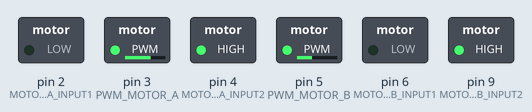
The sketch below on a simulated Arduino Uno, built with avr-gcc and run on an emulated ATmega328P. Shown: switched loads named in the sketch (green lamp = pin HIGH).

Above: at 0.05 s.
At 1.65 s:
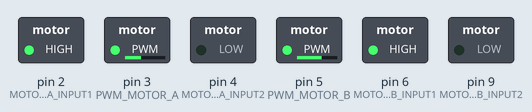
At 3.3 s:
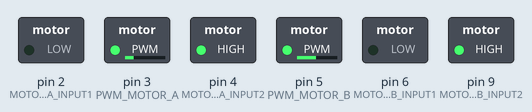
Timing chart, 0 to 7.6 s (numbered marks = the images above):
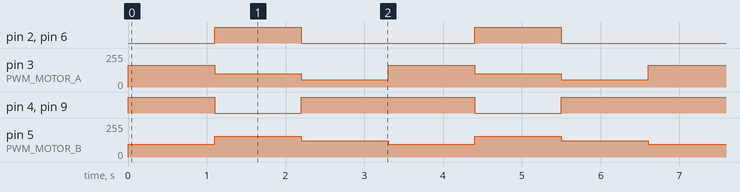

The sketch:

motorTest.ino
```cpp
const int PWM_MOTOR_A = 3; //PWMA
const int PWM_MOTOR_B = 5; //PWMB

const int MOTOR_A_INPUT1 = 2; // AI1
const int MOTOR_A_INPUT2 = 4; // AI2
const int MOTOR_B_INPUT1 = 6; // BI1
const int MOTOR_B_INPUT2 = 9; // BI2

//This are the constant values for the JOYSTICK DEADZONE
//This should be costumized as per the TEAMS preference
const int SIDE_DEADZONE = 100;
const int UP_DEADZONE = 100;
const int DOWN_DEADZONE = 100;

//value reading when the deadzone is at the origin
const int ORIGIN = 512;
const int MAX_DIST = 1024;

void move(int x, int y){

  int power_opposite_side, power_turning_side;
  float motor_power, steer;

  //power of the motor will be determined by the distance bewteen joystick and origin
  motor_power = sqrt(pow((x - ORIGIN),2) + pow((y - ORIGIN),2));
  steer = sqrt(pow((x - ORIGIN),2));

  //MISTAKE HERE UPDATE NEEDED
  power_opposite_side = (int)(motor_power*(((steer/MAX_DIST)+1)/2));
  power_turning_side = (int)(motor_power*(((steer/MAX_DIST)-1)/2));


  if(y > ORIGIN + UP_DEADZONE){

    //adjust to move forward
    digitalWrite(MOTOR_A_INPUT1,LOW);
    digitalWrite(MOTOR_A_INPUT2,HIGH);

    digitalWrite(MOTOR_B_INPUT1,LOW);
    digitalWrite(MOTOR_B_INPUT2,HIGH);

    if(x > ORIGIN + SIDE_DEADZONE){

      analogWrite(PWM_MOTOR_A, power_opposite_side);
      analogWrite(PWM_MOTOR_B, power_turning_side);

    } else {

      analogWrite(PWM_MOTOR_A, power_turning_side);
      analogWrite(PWM_MOTOR_B, power_opposite_side);

    }

  }
  else if(y < ORIGIN - DOWN_DEADZONE){
    //adjust to move backward
    digitalWrite(MOTOR_A_INPUT2,LOW);
    digitalWrite(MOTOR_A_INPUT1,HIGH);

    digitalWrite(MOTOR_B_INPUT2,LOW);
    digitalWrite(MOTOR_B_INPUT1,HIGH);

    if(x > ORIGIN + SIDE_DEADZONE){

      analogWrite(PWM_MOTOR_A, power_opposite_side);
      analogWrite(PWM_MOTOR_B, power_turning_side);

    } else {

      analogWrite(PWM_MOTOR_A, power_turning_side);
      analogWrite(PWM_MOTOR_B, power_opposite_side);

    }
  }

  delay(100);

}


void setup() {
  Serial.begin(9600);

  pinMode(PWM_MOTOR_A, OUTPUT);
  pinMode(PWM_MOTOR_B, OUTPUT);


  pinMode(MOTOR_A_INPUT1, OUTPUT);
  pinMode(MOTOR_A_INPUT2, OUTPUT);

  pinMode(MOTOR_B_INPUT1, OUTPUT);
  pinMode(MOTOR_B_INPUT2, OUTPUT);


  digitalWrite(MOTOR_A_INPUT1, LOW);
  digitalWrite(MOTOR_A_INPUT2, LOW);

  digitalWrite(MOTOR_B_INPUT1, LOW);
  digitalWrite(MOTOR_B_INPUT2, LOW);
}

void loop() {

  //instert random reading values here
  move(ORIGIN,700);

  delay(1000);

  move(ORIGIN,200);

  delay(1000);

  move(200, 1000);

  delay(1000);

}
```

Measured:
- by itself, pin 2 (MOTOR_A_INPUT1), pin 6 (MOTOR_B_INPUT1): alternates HIGH for 1.1 s and LOW for 2.2 s
- by itself, pin 3 (PWM_MOTOR_A): repeats every 3.3 s: 100/255 1.1 s, 55/255 1.1 s, 162/255 1.1 s
- by itself, pin 4 (MOTOR_A_INPUT2), pin 9 (MOTOR_B_INPUT2): repeats every 3.3 s: LOW 1.1 s, HIGH 2.2 s
- by itself, pin 5 (PWM_MOTOR_B): repeats every 3.3 s: 156/255 1.1 s, 121/255 1.1 s, 94/255 1.1 s
